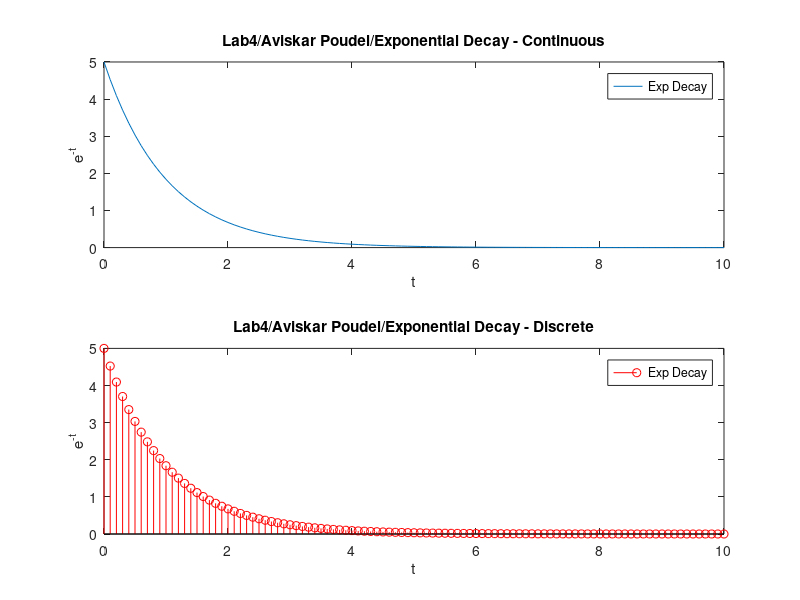

MATLAB code to generate this figure:
t = 0:0.1:10;    % time vector

% exponential decay function, e.g. e^{-t}
exp_decay = 5 * exp(-t);

% Plot continuous
subplot(2,1,1)
plot(t, exp_decay)
legend("Exp Decay")
title('Lab4/Aviskar Poudel/Exponential Decay - Continuous')
xlabel('t')
ylabel('e^{-t}')

% Plot discrete
subplot(2,1,2)
stem(t, exp_decay, 'r')
legend("Exp Decay")
title('Lab4/Aviskar Poudel/Exponential Decay - Discrete')
xlabel('t')
ylabel('e^{-t}')
